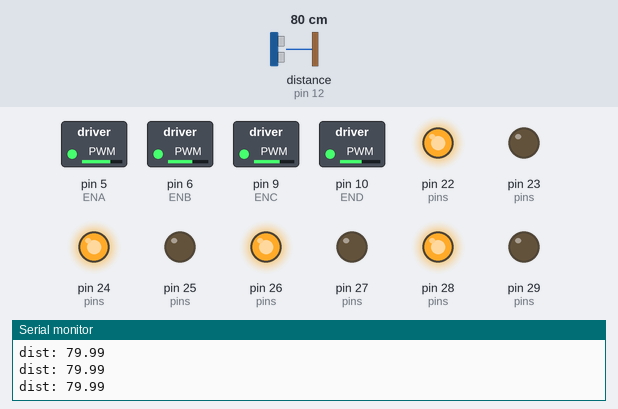
Bench run of a sketch on a simulated Arduino Uno, built for the host (arithmetic inside an expression is 32-bit, double 64-bit). On the bench: switched loads named in the sketch (green lamp = pin HIGH), output pins drawn as LEDs (lit = HIGH), the last lines printed to the serial monitor. Wiring (inferred from the names in the program): ultrasonic range finder: trigger pin 11; echo pin 12. Dashed ring = blinking. The inputs (shaded band) are chosen by the test bench; at power-on: distance to the obstacle (sensor on pin 12) 80 cm. The echo pulse lasts 58.3 µs per cm; pins used as bus, display or sensor lines are not drawn.

Above: at 1.2 s.
1.3 s: distance to the obstacle (sensor on pin 12) set to 23 cm
2.8 s: distance to the obstacle (sensor on pin 12) set to 18 cm
At 3.8 s:
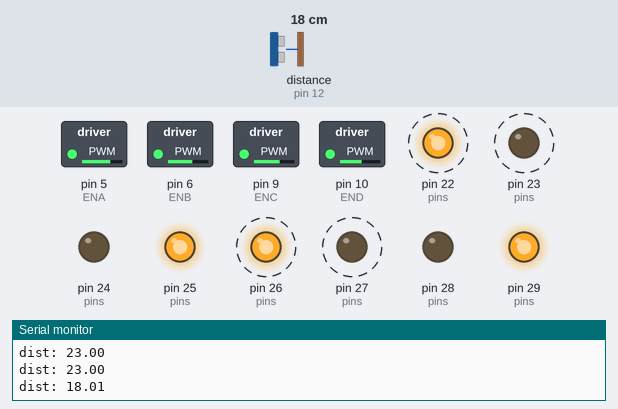
5.8 s: distance to the obstacle (sensor on pin 12) set to 35 cm
At 7.0 s:
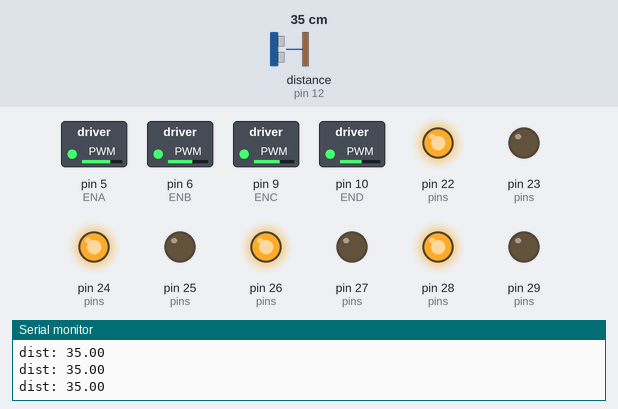
7.7 s: distance to the obstacle (sensor on pin 12) set to 2 cm
At 8.88 s:
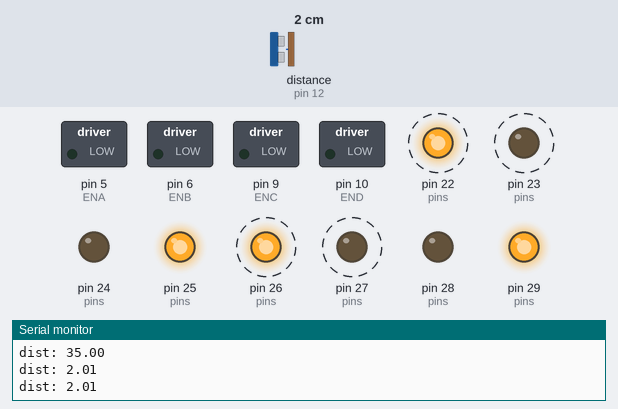
Timing chart, 0 to 11.7 s (numbered marks = the images above; inputs shaded):
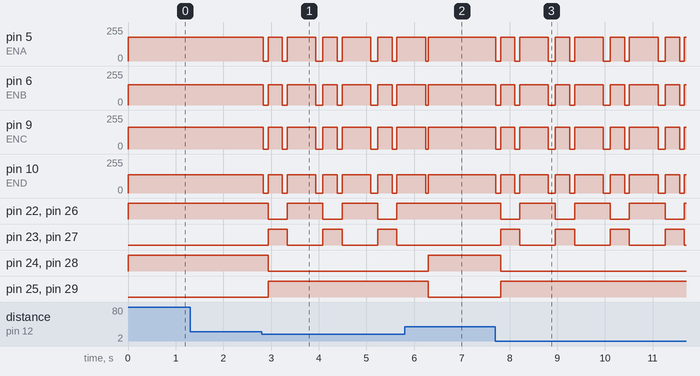

The sketch:

car_pwm_correction.ino
```cpp
// maze_car_pwm_correction.ino

#define ENA  5
#define ENB  6
#define ENC  9
#define END  10
#define IN1 22
#define IN2 23
#define IN3 24
#define IN4 25
#define IN5 26
#define IN6 27
#define IN7 28
#define IN8 29
#define TRIG 11
#define ECHO 12
#define OBSTACLE_DIST_CM 20

const int   BASE_SPEED = 180;
const float K_FL = 1.00;
const float K_FR = 0.85;
const float K_RL = 0.90;
const float K_RR = 0.90 * 0.85;

int correctedPWM(float base, float k) {
  return constrain((int)(base * k), 0, 255);
}
void setMotorDir(int a, int b, bool fwd) {
  digitalWrite(a, fwd ? HIGH : LOW);
  digitalWrite(b, fwd ? LOW : HIGH);
}
void driveForward(int spd = BASE_SPEED) {
  setMotorDir(IN1,IN2,true); setMotorDir(IN3,IN4,true);
  setMotorDir(IN5,IN6,true); setMotorDir(IN7,IN8,true);
  analogWrite(ENA, correctedPWM(spd, K_FL));
  analogWrite(ENB, correctedPWM(spd, K_FR));
  analogWrite(ENC, correctedPWM(spd, K_RL));
  analogWrite(END, correctedPWM(spd, K_RR));
}
void driveStop() {
  analogWrite(ENA,0); analogWrite(ENB,0);
  analogWrite(ENC,0); analogWrite(END,0);
}
void turnRight(int ms) {
  setMotorDir(IN1,IN2,true);  setMotorDir(IN3,IN4,false);
  setMotorDir(IN5,IN6,true);  setMotorDir(IN7,IN8,false);
  analogWrite(ENA, correctedPWM(BASE_SPEED, K_FL));
  analogWrite(ENB, correctedPWM(BASE_SPEED, K_FR));
  analogWrite(ENC, correctedPWM(BASE_SPEED, K_RL));
  analogWrite(END, correctedPWM(BASE_SPEED, K_RR));
  delay(ms); driveStop();
}
void turnLeft(int ms) {
  setMotorDir(IN1,IN2,false); setMotorDir(IN3,IN4,true);
  setMotorDir(IN5,IN6,false); setMotorDir(IN7,IN8,true);
  analogWrite(ENA, correctedPWM(BASE_SPEED, K_FL));
  analogWrite(ENB, correctedPWM(BASE_SPEED, K_FR));
  analogWrite(ENC, correctedPWM(BASE_SPEED, K_RL));
  analogWrite(END, correctedPWM(BASE_SPEED, K_RR));
  delay(ms); driveStop();
}
float getDistanceCM() {
  digitalWrite(TRIG, LOW); delayMicroseconds(2);
  digitalWrite(TRIG, HIGH); delayMicroseconds(10);
  digitalWrite(TRIG, LOW);
  long dur = pulseIn(ECHO, HIGH, 30000);
  return (dur == 0) ? 999.0 : dur * 0.0343 / 2.0;
}
void setup() {
  int pins[] = {ENA,ENB,ENC,END,IN1,IN2,IN3,IN4,IN5,IN6,IN7,IN8,TRIG};
  for(int p : pins) pinMode(p, OUTPUT);
  pinMode(ECHO, INPUT);
  Serial.begin(9600);
}
void loop() {
  float dist = getDistanceCM();
  Serial.print("dist: "); Serial.println(dist);
  if (dist < OBSTACLE_DIST_CM) {
    driveStop(); delay(100);
    setMotorDir(IN1,IN2,false); setMotorDir(IN3,IN4,false);
    setMotorDir(IN5,IN6,false); setMotorDir(IN7,IN8,false);
    analogWrite(ENA, correctedPWM(BASE_SPEED, K_FL));
    analogWrite(ENB, correctedPWM(BASE_SPEED, K_FR));
    analogWrite(ENC, correctedPWM(BASE_SPEED, K_RL));
    analogWrite(END, correctedPWM(BASE_SPEED, K_RR));
    delay(300); driveStop(); delay(100);
    turnRight(600);
  } else {
    driveForward();
  }
  delay(50);
}
```

Measured:
- the behaviour switches between 21 and 20 cm on distance to the obstacle (sensor on pin 12) (found by bisection; images 0 and 1)
- after the input at 2.8 s, pin 5 (ENA): 180/255 → 0/255 at once, then repeats every 1.2 s: 180/255 0.30 s, 0/255 0.10 s, 180/255 0.60 s, 0/255 0.15 s; pin 6 (ENB): 153/255 → 0/255 at once, then repeats every 1.2 s: 153/255 0.30 s, 0/255 0.10 s, 153/255 0.60 s, 0/255 0.15 s
- after the input at 5.8 s, pin 22 (pins), pin 26 (pins): stays HIGH (without the input it goes to LOW after 0.59 s); pin 23 (pins), pin 27 (pins): stays LOW (without the input it goes to HIGH after 0.59 s); pin 24 (pins), pin 28 (pins): LOW → HIGH after 0.49 s; pin 25 (pins), pin 29 (pins): HIGH → LOW after 0.49 s
- after the input at 7.7 s, pin 5 (ENA): 180/255 → 0/255 at once, then repeats every 1.2 s: 180/255 0.30 s, 0/255 0.10 s, 180/255 0.60 s, 0/255 0.15 s; pin 6 (ENB): 153/255 → 0/255 at once, then repeats every 1.2 s: 153/255 0.30 s, 0/255 0.10 s, 153/255 0.60 s, 0/255 0.15 s
